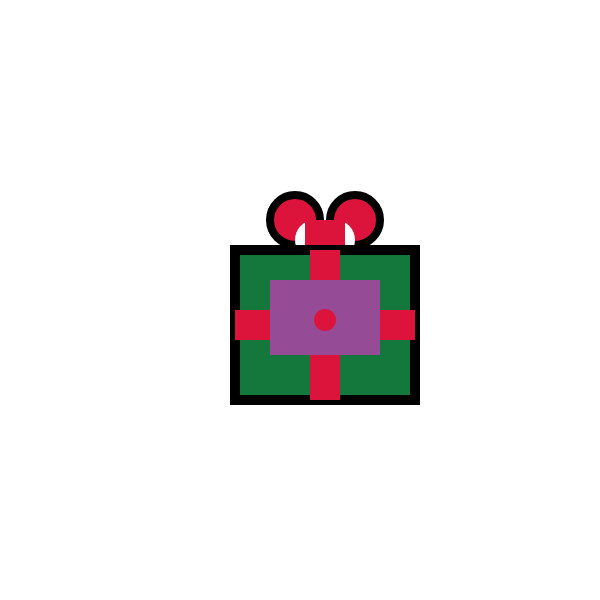
Frame 1 (no input)
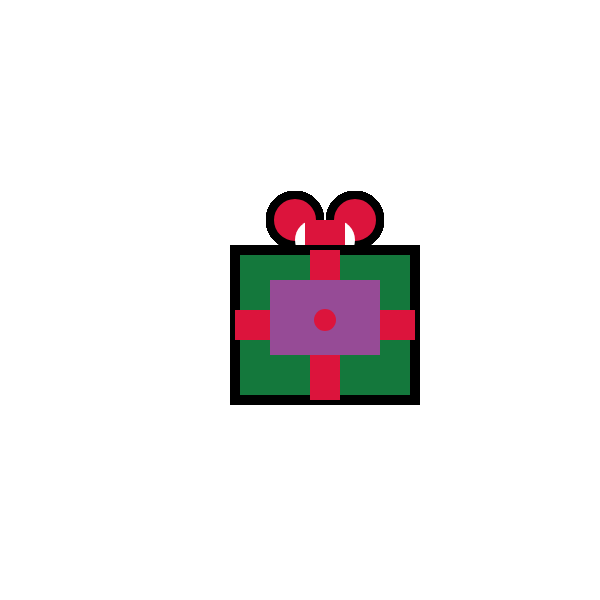
Frame 60 (no input)
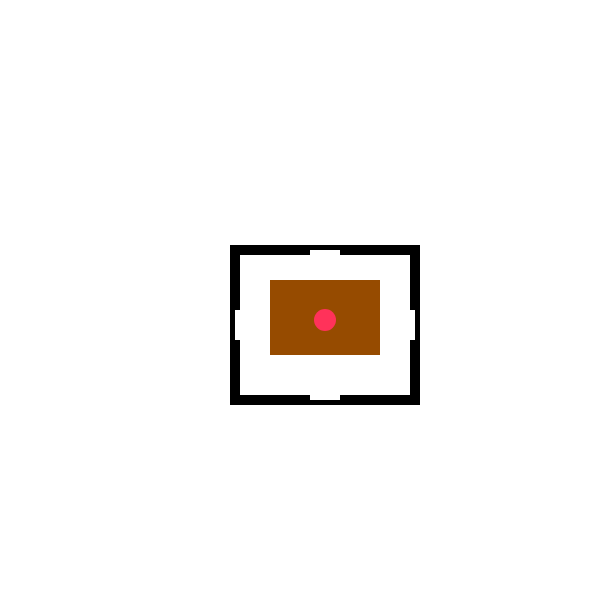
Frame 120 (the mouse pressed at the canvas centre since frame 60)

The p5.js sketch that drew these frames (run headless with seeded random() and noise() and a simulated clock; from frame 60 on, the mouse is pressed at the canvas centre):

// p5.js sketch
// ── sketch.js
function setup() {
    createCanvas(600, 600);
    background(255);
  }
  
  function draw() {
    
    //rect(115,130,180,150);
    let c = mouseX;
    let y = mouseY;

    
    
    strokeWeight(8);
    fill(220,20,60); //red
    circle(295,220, 50+(y));
    strokeWeight(0);
    fill(255,255,255); //white
    circle(315,240, 40+(y));
    strokeWeight(8);
    fill(220,20,60); //red
    circle(355,220, 50+(y));
    strokeWeight(0);
    fill(255,255,255); //white
    circle(335,240, 40+(y));

    fill(255,255,255); //white
    circle(330,360, 40+(y*6));

    strokeWeight(0);
    fill(220+y,20+y,60+(y)); //crimson
    rect(305,220, 40,30); //bow
    stroke('black'); // Change the color
    strokeWeight(10);
    fill(c,y,113);
    fill(20+y,120+y,60+(y*2)); //wrapping colour
    rect(235,250,180,150);
    strokeWeight(0);
    fill(220+y,20+y,60+(y*2)); //crimson
    rect(235,310,180,30);
    rect(310,250,30,150);
    fill(150,75,150-y); //brown
    rect(270,280,110,75);
    fill((y*2)+220,(y*0.1)+20,(y*0.1)+60); //crimson
    circle(325,320,22);
  }
  
  // function mousePressed() { 
  //   let c = mouseX;
  //   let y = mouseY;
  //   fill(c,y,113); //christmas tree green
  //   rect(c,y,50,40);
  // }
  
// ── style.css
.bg {
  /* The image used */
  background-image: url("TM.png");
}  

div.myDiv {
  padding: 25px;
  border-width: 0px;
}

html, body {
    margin: 140;
    padding: 0;
  }
  canvas {
    display: block;
  }

  
  
